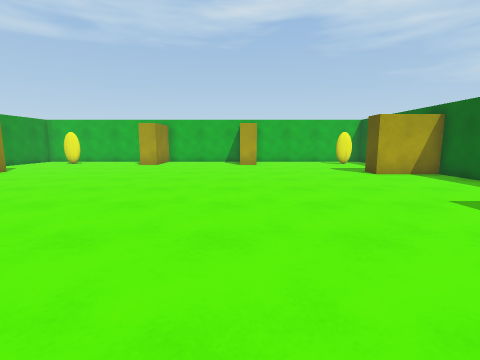
View 1 (above)

18 first-person views from a walk through a Unity game level. The camera is 1.3 m above the floor, tilts 8° down and sees 85° across. The floor is counted in squares, 1 m on a side. Each view is taken from the middle of a square. On the plan, view 1 faces up. The plan holds only what a view shows up to about 13 squares ahead; the rest is blank. The place goes on beyond the plan. The player character is not drawn.

View 2
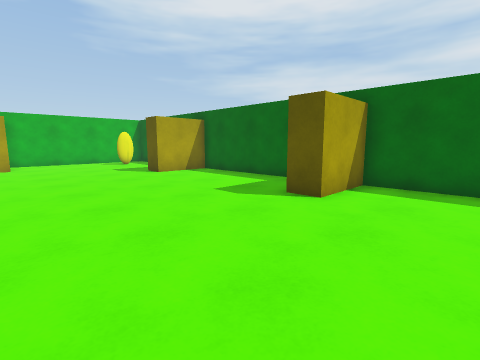

View 3
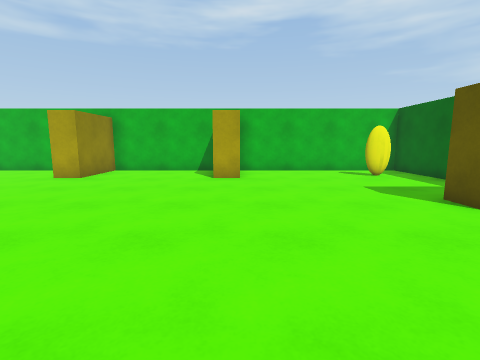

View 4
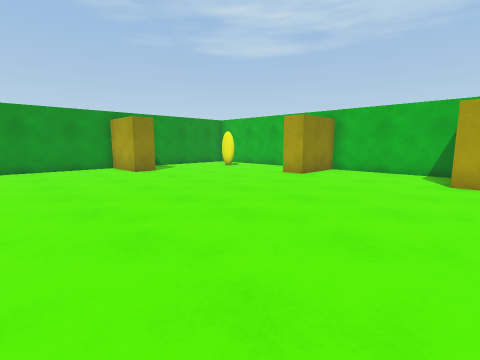

View 5
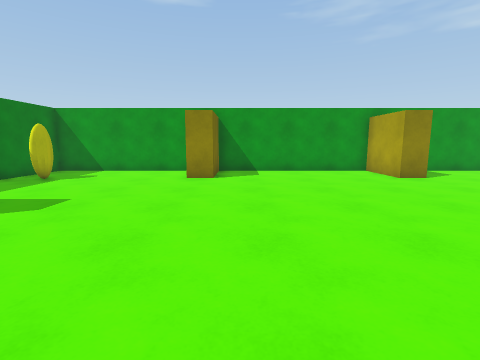

View 6
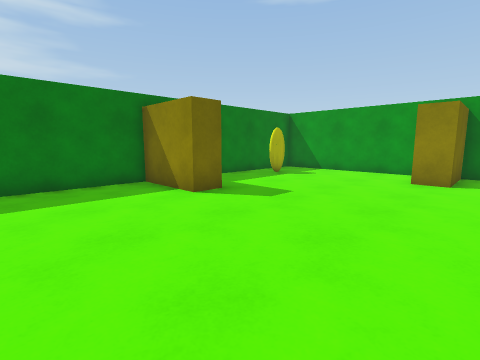

View 7
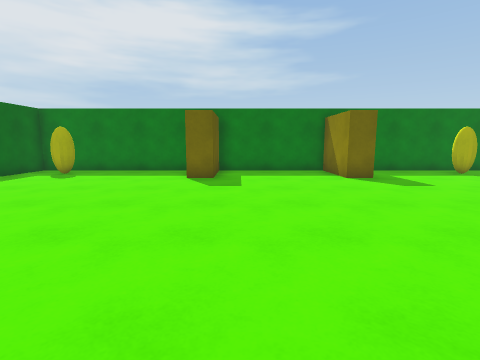

View 8
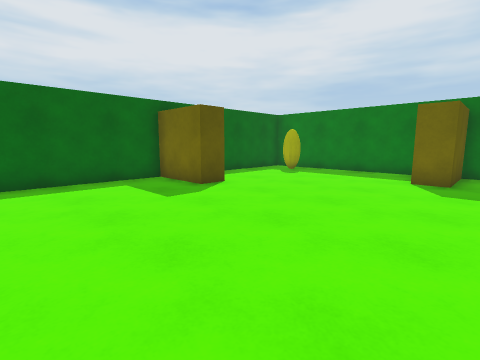

View 9
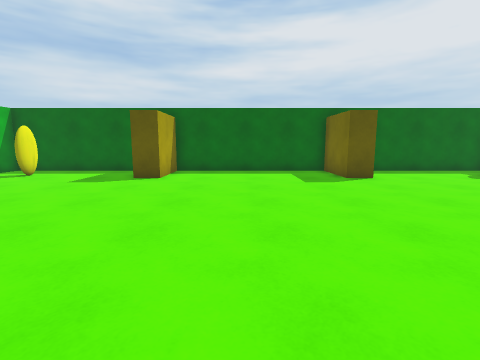

View 10
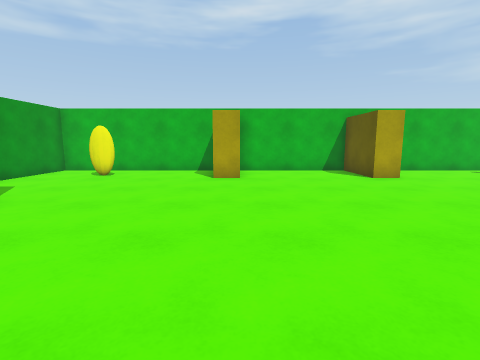

View 11
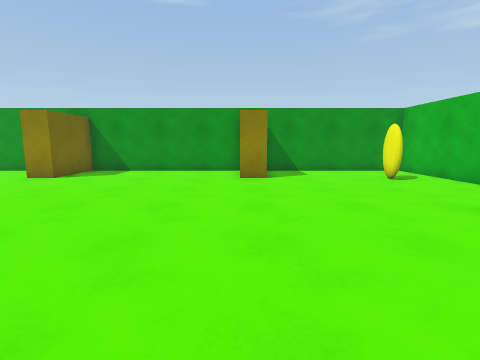

View 12
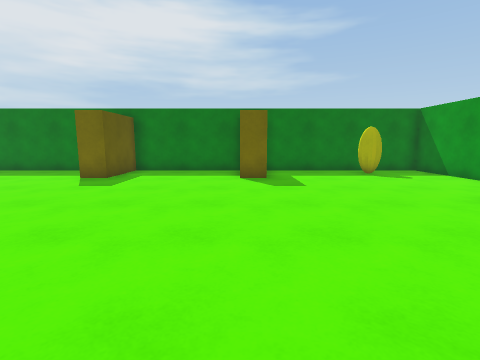

View 13
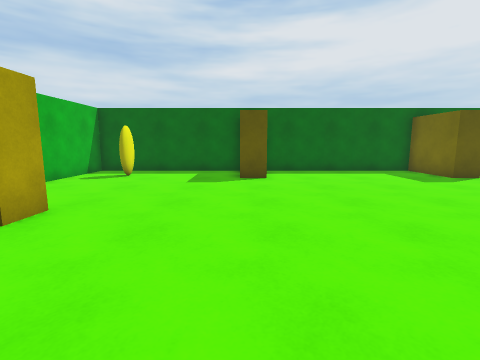

View 14
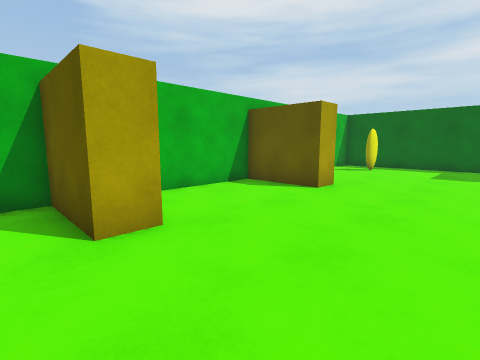

View 15
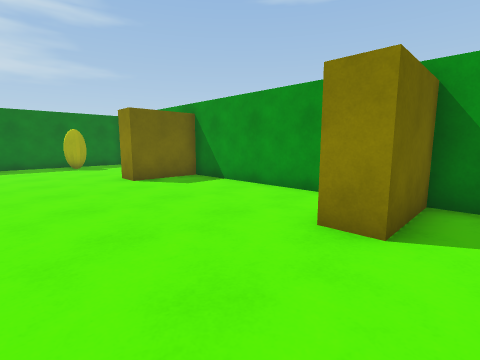

View 16
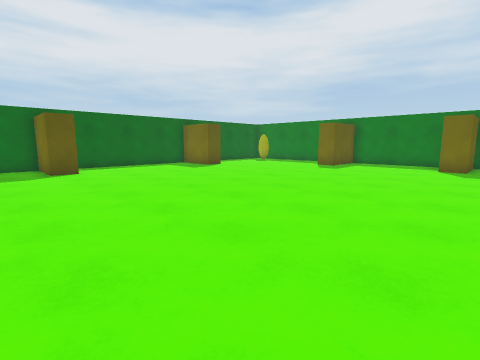

View 17
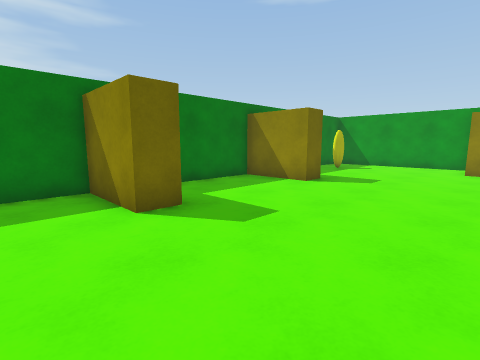

View 18
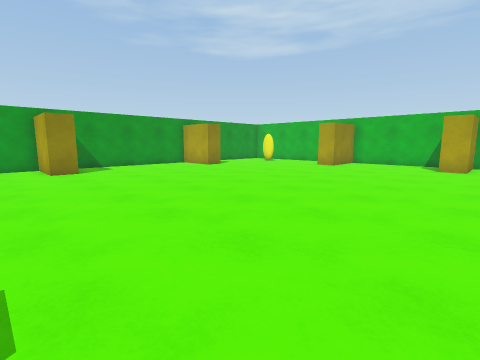

### Floor plan
Key: @ floor where view 1 was taken; # wall or solid block; . floor.
Columns run from 14 left of view 1 to 9 right of it. Each row starts with its distance up from view 1.
 19 ########################
 18 #.......##....##.......#
 17 #..##...##....##....##.#
 16 #..##...##....##....##.#
 15 #......................#
 14 #......................#
 13 #......................#
 12 ####................####
 11 ####................####
 10 #......................#
  9 #......................#
  8 #......................#
  7 #......................#
  6 #......................#
  5 #......................#
  4 ####................####
  3 ####................####
  2 #......................#
  1 #......................#
  0 #.............@........#
 -1 #.......##....##.......#
 -2 #.......##....##.......#
 -3 #.......##....##.......#
 -4 ########################

Where each view was taken, in squares from view 1:
view 1: 0 up, 0 right, facing up
view 2: 0 up, 0 right, facing up-right
view 3: 6 up, 1 right, facing up
view 4: 6 up, 1 right, facing up-left
view 5: 5 up, 1 left, facing left
view 6: 5 up, 1 left, facing down-left
view 7: 9 up, 1 left, facing down
view 8: 9 up, 1 left, facing down-right
view 9: 8 up, 4 left, facing right
view 10: 6 up, 5 left, facing up
view 11: 11 up, 1 left, facing left
view 12: 9 up, 5 left, facing down
view 13: 12 up, 4 left, facing right
view 14: 12 up, 7 left, facing up-right
view 15: 13 up, 7 left, facing down-left
view 16: 14 up, 7 left, facing down-right
view 17: 4 up, 3 right, facing down-left
view 18: 1 up, 2 right, facing up-left
